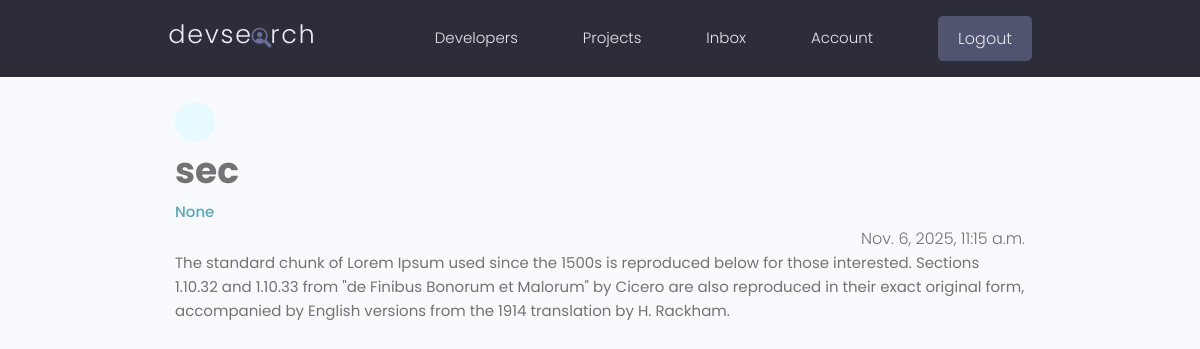
/message/91d0a78234184a498e23af1c39a9dfbc/ (signed in), run on an earlier commit of the app's database.
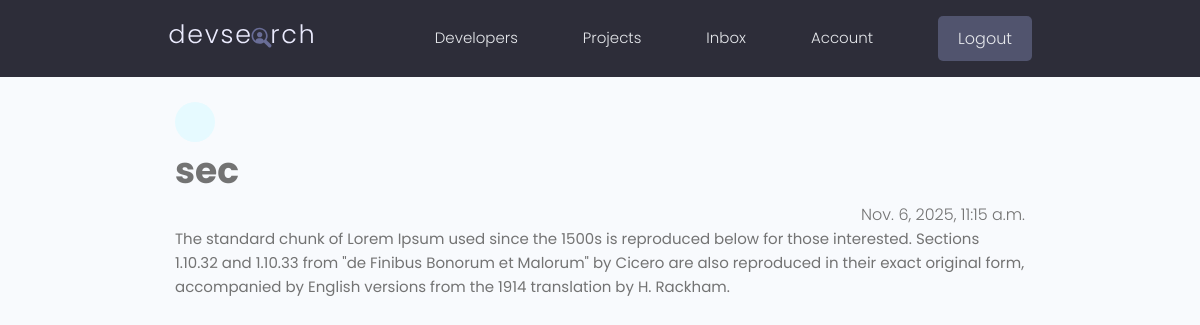
And on a later commit of the database.
### users/models.py (models this page shows, shortened)
class Message(models.Model):
    sender = models.ForeignKey(
        Profile, related_name="sent_messages", on_delete=models.SET_NULL, null=True)
    recipient = models.ForeignKey(Profile, related_name="messages", on_delete=models.SET_NULL, null=True,blank=True)
    name = models.CharField(max_length=255, null=True, blank=True)
    email = models.EmailField(max_length=255, null=True, blank=True)
    subject = models.CharField(max_length=255, null=True, blank=True)
    body = models.TextField(null=True, blank=True)
    is_read = models.BooleanField(default=False, null=True)
    created = models.DateTimeField(auto_now_add=True)
    id = models.UUIDField(default=uuid.uuid4, unique=True,
                           primary_key=True, editable=False)
    class Meta:
        ordering = ['is_read', '-created']

class Profile(models.Model):
    user = models.OneToOneField(User, on_delete=models.CASCADE, null=True, blank=True)
    name = models.CharField(max_length=200, null=True, blank=True)
    email = models.EmailField(max_length=500, null=True, blank=True)
    username = models.CharField(max_length=200, null=True, blank=True)
    location = models.CharField(max_length=200, null=True, blank=True)
    short_intro = models.CharField(max_length=200, null=True, blank=True)
    bio = models.TextField(null=True, blank=True)
    profile_image = models.ImageField(null=True, blank=True, upload_to='profiles/', default="profiles/user-default.png")
    social_github = models.CharField(max_length=200, null=True, blank=True)
    social_twitter = models.CharField(max_length=200, null=True, blank=True)
    social_linkedin = models.CharField(max_length=200, null=True, blank=True)
    social_youtube = models.CharField(max_length=200, null=True, blank=True)
    social_website = models.CharField(max_length=200, null=True, blank=True)
    created = models.DateTimeField(auto_now_add=True)
    id = models.UUIDField(default=uuid.uuid4, unique=True, primary_key=True, editable=False)

### users/views.py (the view)
# urls.py: path('message/<str:pk>/', views.viewMessage, name="message"),
@login_required(login_url='login')
def viewMessage(request, pk):
    try:
        message = Message.objects.get(id=pk)
        profile = _get_or_create_profile(request.user)
        if message.recipient == profile:
            message.is_read = True
            message.save()
            context = {'message': message}
            return render(request, 'users/message.html', context)
        else:
            messages.error(request, 'You do not have permission to view this message')
            return redirect('inbox')
    except Message.DoesNotExist:
        messages.error(request, 'Message not found')
        return redirect('inbox')

### users/views.py (called while the page is built)
def _get_or_create_profile(user):
    if not user:
        return None
    profile, created = Profile.objects.get_or_create(
        user=user,
        defaults={
            'username': getattr(user, 'username', '') or '',
            'email': getattr(user, 'email', '') or '',
            'name': (user.get_full_name() or user.first_name) if hasattr(user, 'get_full_name') else getattr(user, 'first_name', '')
        }
    )
    return profile

### users/templates/users/message.html (shortened to what this page needs)
{% extends "main.html" %}
{% block content %}
<main class="messagePage my-xl">
    <div class="content-box">
        <div class="message">
            <a class="backButton" href="{% url 'inbox' %}"></a>
            <h2 class="message__subject">{{ message.subject }}</h2>
            <a href="{% url 'user-profile' message.sender.id %}" class="message__author">{{ message.sender.name }}</a>
            <p class="message__date">{{ message.created }}</p>
            <div class="message__body">
                {{ message.body|linebreaksbr }}
            </div>
        </div>
    </div>
{% endblock content %}

What changed in the data, as far as the page shows it:
changed Message "sec": sender.name "None" → (not shown)
